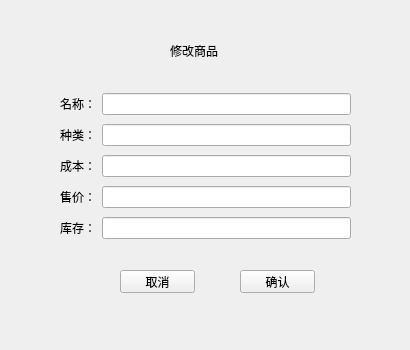
<?xml version="1.0" encoding="UTF-8"?>
<ui version="4.0">
 <class>rewriteinfo</class>
 <widget class="QMainWindow" name="rewriteinfo">
  <property name="geometry">
   <rect>
    <x>0</x>
    <y>0</y>
    <width>410</width>
    <height>350</height>
   </rect>
  </property>
  <property name="windowTitle">
   <string>MainWindow</string>
  </property>
  <widget class="QWidget" name="centralwidget">
   <widget class="QLabel" name="label_6">
    <property name="geometry">
     <rect>
      <x>170</x>
      <y>40</y>
      <width>88</width>
      <height>21</height>
     </rect>
    </property>
    <property name="styleSheet">
     <string notr="true">font: 16pt &quot;黑体&quot;;</string>
    </property>
    <property name="text">
     <string>修改商品</string>
    </property>
   </widget>
   <widget class="QWidget" name="layoutWidget">
    <property name="geometry">
     <rect>
      <x>60</x>
      <y>90</y>
      <width>291</width>
      <height>156</height>
     </rect>
    </property>
    <layout class="QGridLayout" name="gridLayout">
     <item row="0" column="0">
      <widget class="QLabel" name="label">
       <property name="styleSheet">
        <string notr="true">font: 14pt &quot;黑体&quot;;</string>
       </property>
       <property name="text">
        <string>名称：</string>
       </property>
      </widget>
     </item>
     <item row="0" column="1">
      <widget class="QLineEdit" name="nameEdit">
       <property name="styleSheet">
        <string notr="true">font: 14pt &quot;黑体&quot;;</string>
       </property>
      </widget>
     </item>
     <item row="1" column="0">
      <widget class="QLabel" name="label_2">
       <property name="styleSheet">
        <string notr="true">font: 14pt &quot;黑体&quot;;</string>
       </property>
       <property name="text">
        <string>种类：</string>
       </property>
      </widget>
     </item>
     <item row="1" column="1">
      <widget class="QLineEdit" name="typeEdit">
       <property name="styleSheet">
        <string notr="true">font: 14pt &quot;黑体&quot;;</string>
       </property>
      </widget>
     </item>
     <item row="2" column="0">
      <widget class="QLabel" name="label_3">
       <property name="styleSheet">
        <string notr="true">font: 14pt &quot;黑体&quot;;</string>
       </property>
       <property name="text">
        <string>成本：</string>
       </property>
      </widget>
     </item>
     <item row="2" column="1">
      <widget class="QLineEdit" name="costEdit">
       <property name="styleSheet">
        <string notr="true">font: 14pt &quot;黑体&quot;;</string>
       </property>
      </widget>
     </item>
     <item row="3" column="0">
      <widget class="QLabel" name="label_4">
       <property name="styleSheet">
        <string notr="true">font: 14pt &quot;黑体&quot;;</string>
       </property>
       <property name="text">
        <string>售价：</string>
       </property>
      </widget>
     </item>
     <item row="3" column="1">
      <widget class="QLineEdit" name="priceEdit">
       <property name="styleSheet">
        <string notr="true">font: 14pt &quot;黑体&quot;;</string>
       </property>
      </widget>
     </item>
     <item row="4" column="0">
      <widget class="QLabel" name="label_5">
       <property name="styleSheet">
        <string notr="true">font: 14pt &quot;黑体&quot;;</string>
       </property>
       <property name="text">
        <string>库存：</string>
       </property>
      </widget>
     </item>
     <item row="4" column="1">
      <widget class="QLineEdit" name="stockEdit">
       <property name="styleSheet">
        <string notr="true">font: 14pt &quot;黑体&quot;;</string>
       </property>
      </widget>
     </item>
    </layout>
   </widget>
   <widget class="QPushButton" name="cancleBtn">
    <property name="geometry">
     <rect>
      <x>120</x>
      <y>270</y>
      <width>75</width>
      <height>23</height>
     </rect>
    </property>
    <property name="text">
     <string>取消</string>
    </property>
   </widget>
   <widget class="QPushButton" name="sureBtn">
    <property name="geometry">
     <rect>
      <x>240</x>
      <y>270</y>
      <width>75</width>
      <height>23</height>
     </rect>
    </property>
    <property name="text">
     <string>确认</string>
    </property>
   </widget>
  </widget>
 </widget>
 <resources/>
 <connections/>
</ui>
